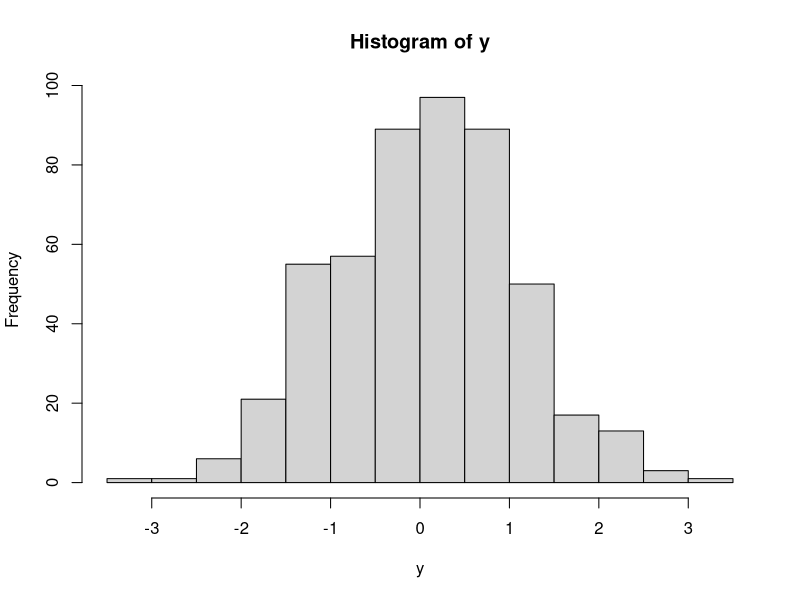
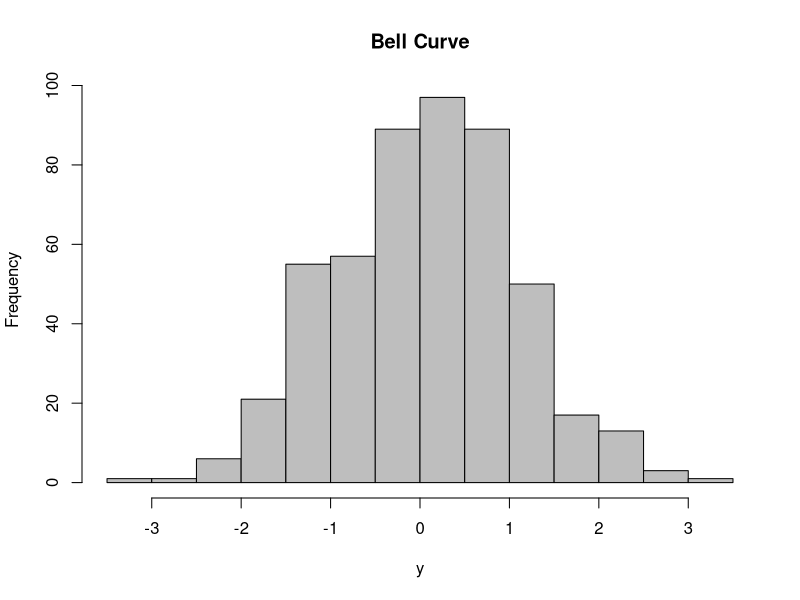
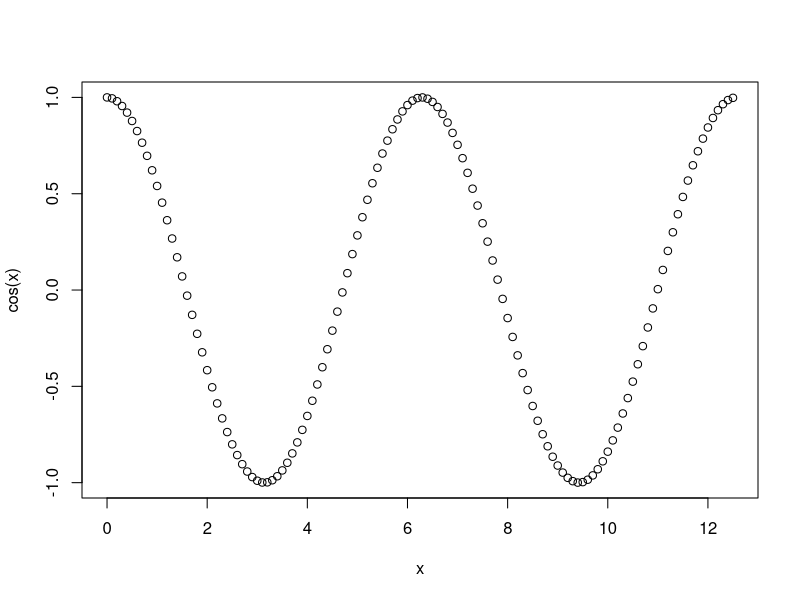
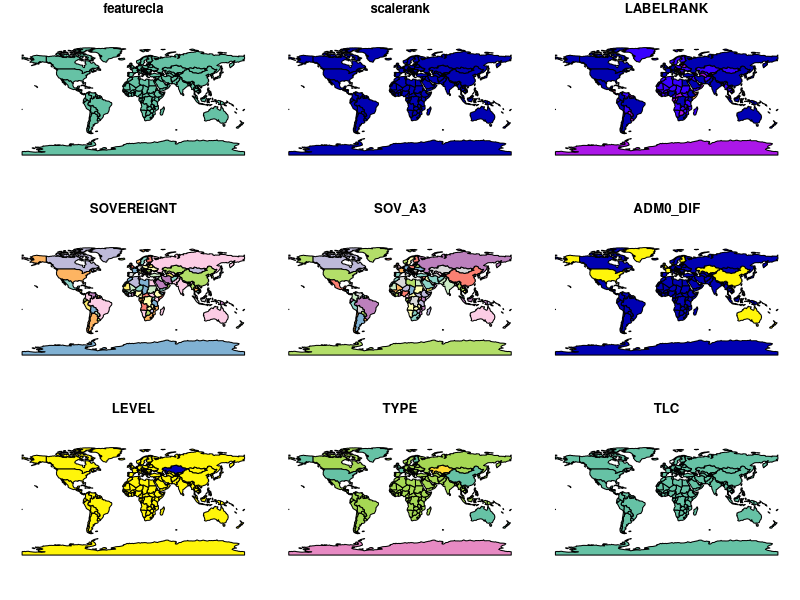

Recreate these plots in R, in order.
## ---- chunk 1
y = rnorm(500)
hist(y)
hist(y, breaks=20, col="grey", main="Bell Curve")
x = seq(from=0, to=4*pi, by=0.1)
plot(x, cos(x))

library(sp)
library(rnaturalearth)
plot(countries110)
